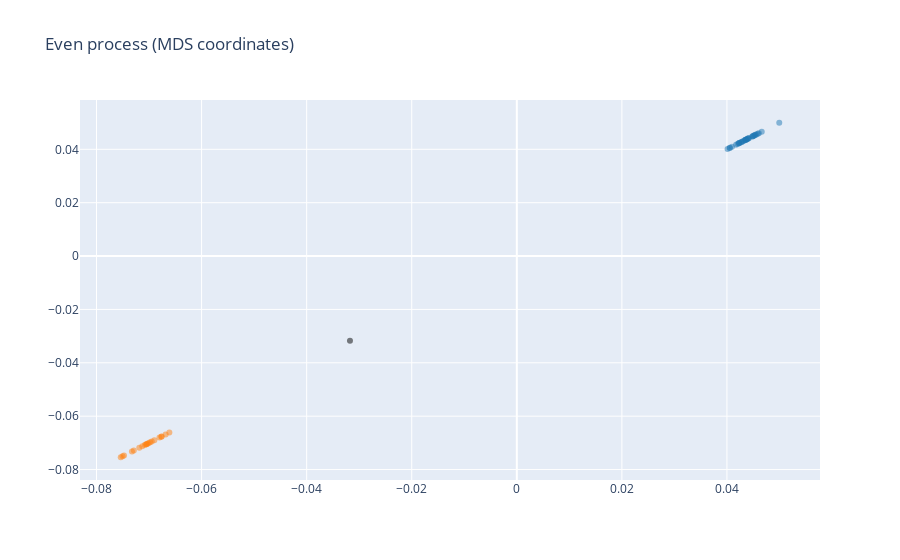

The notebook cell this image was saved under:
### Code cell
unq_pasts_txt = [''.join(s) for s in unq_pasts]
fig = go.Figure(
    data = [go.Scatter(
        x=Y[:,0],y=Y[:,0],mode='markers',hoverinfo='text',text=unq_pasts_txt,
        marker_color=colors,marker_opacity=0.5
    )],
)
fig.update_layout(title='Even process (MDS coordinates)')
